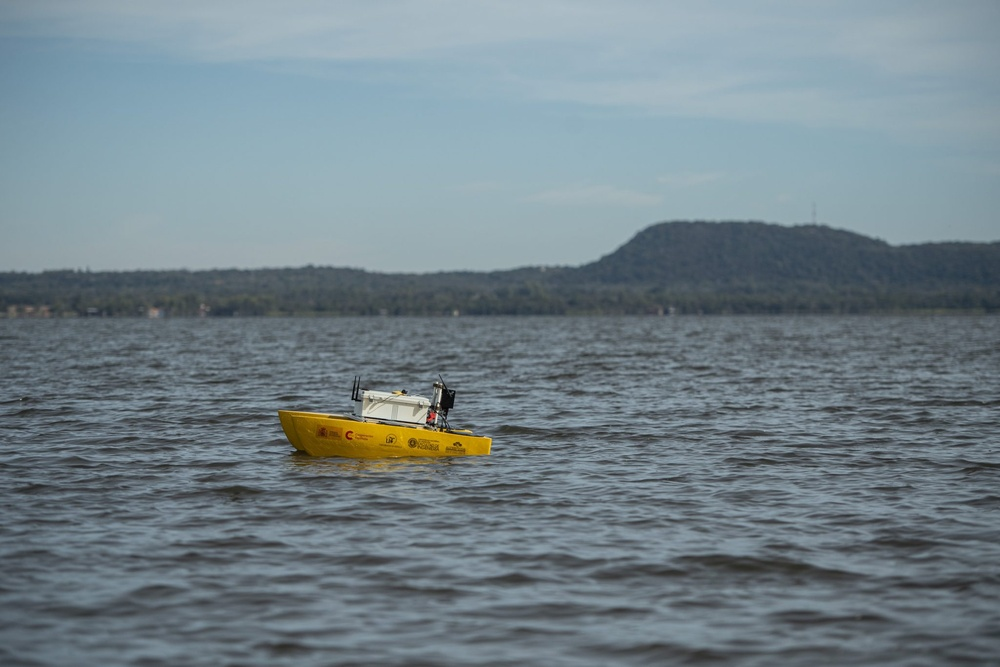
#> input picture img/barco.jpg, 1000 x 667 px, shrunk from 2048 x 1365 before the run, found by its file name
$ jupyter execute --allow-errors fuzzy_inference_detector.ipynb
#> lines starting #> are read from the running program, lines starting #| are printed output that depends on the picture
[cell 1]
import skfuzzy as fuzz
import cv2
import matplotlib.pyplot as plt
import numpy as np

[cell 2]
def print_img(img:np.array):
    plt.imshow(img, cmap='gray')
    plt.axis('off')
    plt.show()

[cell 3]
img = cv2.imread("/home/tille/Desktop/Tesis/code/img/barco.jpg")
#> img is the input picture: shape (667, 1000, 3); mean B, G, R 137.3, 130, 114.9
print_img(img)

[cell 4]
img = cv2.imread("/home/tille/Desktop/Tesis/code/img/barco.jpg",cv2.IMREAD_GRAYSCALE)
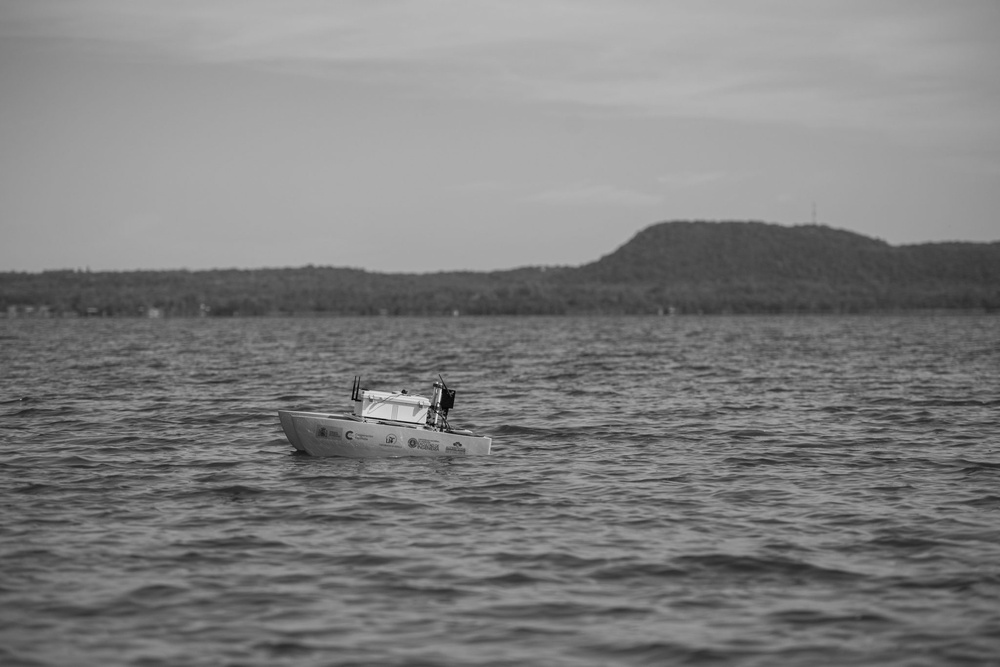
#> img: shape (667, 1000); min 0, max 237, mean 126.3
n,m = img.shape
#> n = 667; m = 1000
img = img[int(n/2.13):n,0:m]
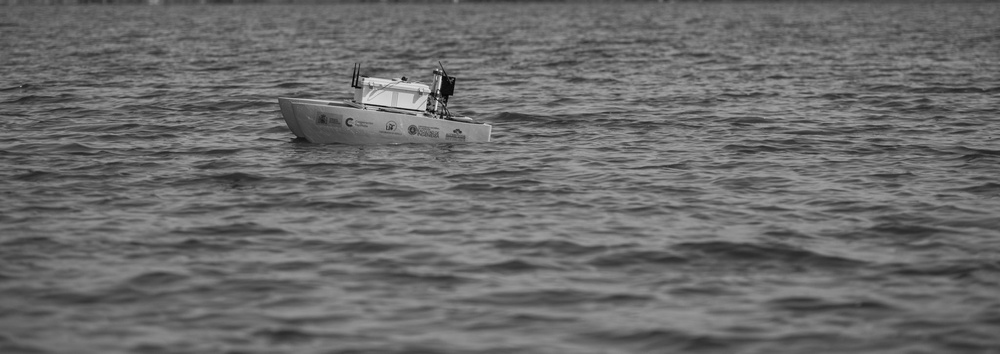
#> img: shape (354, 1000); min 0, max 237, mean 106.5
n,m = img.shape
#> n = 354
g_max = img.max()
#> g_max = 237
g_min = img.min()
#> g_min = 0
mapped = (img-g_min)/(g_max-g_min)
print_img(img)

[cell 5]
x = np.arange(0, 1, 0.01)

Cp0 = 0
Cp1 = 1/3
Cp2 = 2/3
Cp3 = 1
# Crear las funciones de membresía
#> (the rest of this cell did not finish here and is left out)

[cell 6]
std_dev = np.std(mapped)
#> std_dev = 0.0991

# Crear un histograma de las intensidades de la mappedn
hist, bins = np.histogram(mapped.flatten(), bins=256, range=[0, 1])
#> hist = 256 values, max 6316 at index 115, min 0 at index 1, mean 1382.8; bins = 257 values from 0 to 1

# Crear un rango de valores para la curva de desviación estándar
x = np.linspace(0, 1, 256)

# Calcular la curva de desviación estándar
y = np.exp(-0.5 * ((x - np.mean(mapped)) / std_dev) ** 2) / (std_dev * np.sqrt(2 * np.pi))
#> y = 256 values, max 4.03 at index 115, min 7.89e-07 at index 255, mean 0.996

# Graficar el histograma y la curva de desviación estándar
# plt.bar(bins[:-1], hist, width=1, color='gray', alpha=0.5, label='Histogram')
plt.plot(x, y * np.max(hist), 'r', linewidth=2, label='Standard Deviation')
plt.title('Grayscale img Intensity Histogram and Standard Deviation Curve')
plt.xlabel('Intensity')
plt.ylabel('Frequency')
plt.legend()
plt.show()
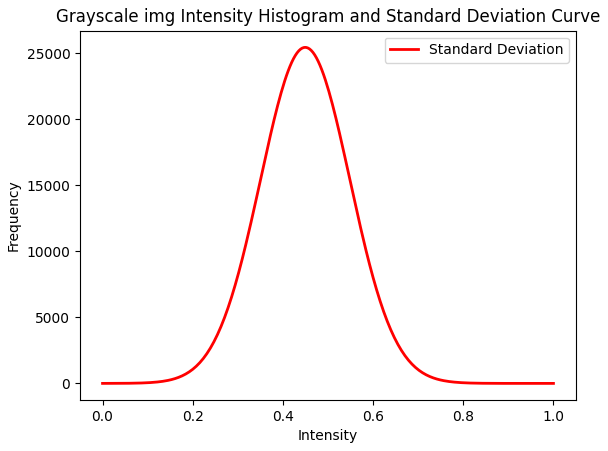
#> figure drawn by matplotlib, 1 panel; curve peaks at x = 0.451, y = 25433.9
